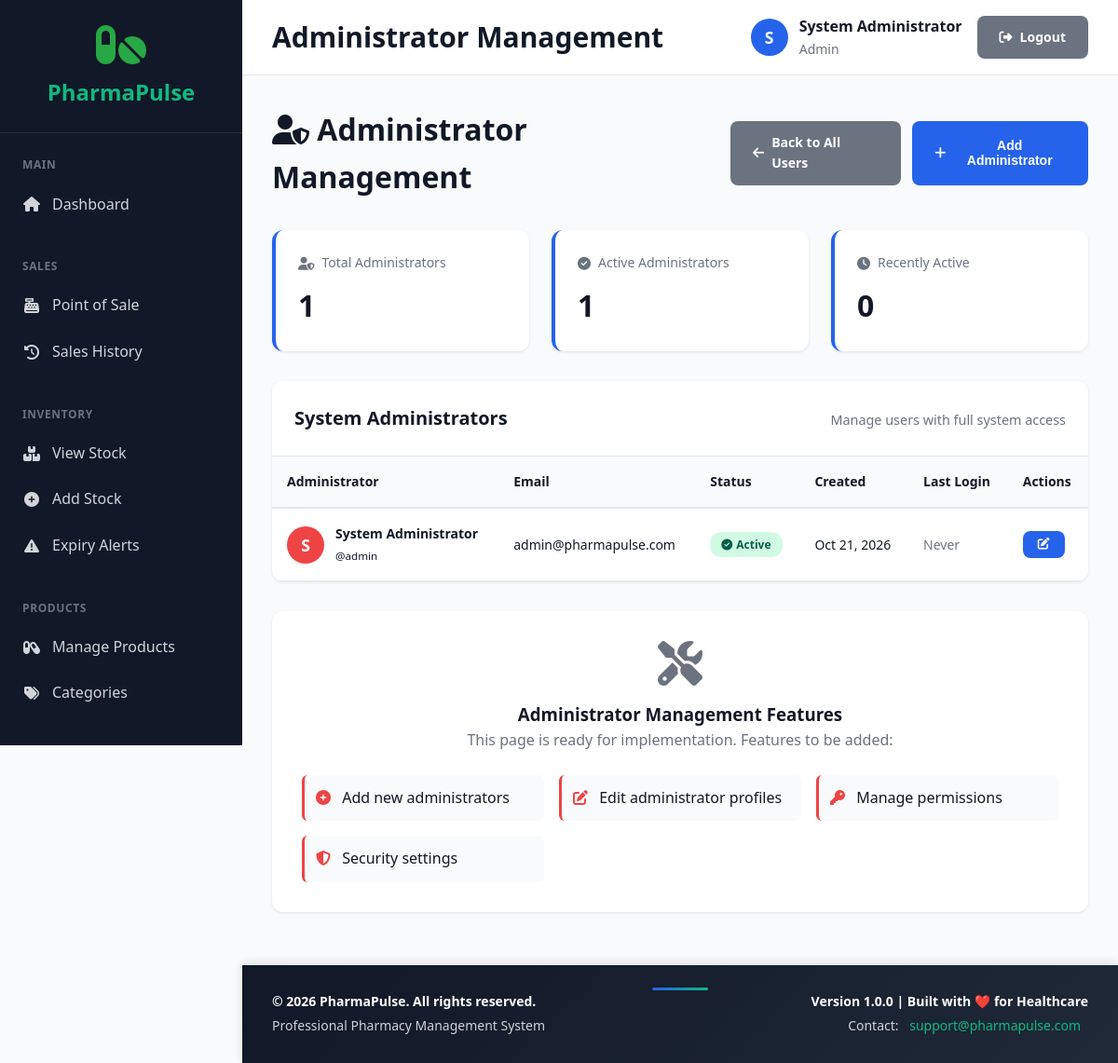
Screenshot of /modules/users/admins.php (signed in) with the database file from the repository.
### tables this page shows
CREATE TABLE IF NOT EXISTS users (
    user_id INT AUTO_INCREMENT PRIMARY KEY,
    username VARCHAR(50) NOT NULL UNIQUE,
    password_hash VARCHAR(255) NOT NULL,
    full_name VARCHAR(100) NOT NULL,
    email VARCHAR(100) NOT NULL UNIQUE,
    phone VARCHAR(20),
    role ENUM('admin', 'pharmacist', 'cashier', 'manager') DEFAULT 'cashier',
    is_active BOOLEAN DEFAULT TRUE,
    created_at TIMESTAMP DEFAULT CURRENT_TIMESTAMP,
    last_login TIMESTAMP NULL,
    created_by INT NULL,
    INDEX idx_username (username),
    INDEX idx_role (role),
    FOREIGN KEY (created_by) REFERENCES users(user_id) ON DELETE SET NULL
);

### includes/security.php (called while the page is built, shortened)
<?php
function clean($data) {
    return htmlspecialchars($data, ENT_QUOTES, 'UTF-8');
}

### modules/users/admins.php (the view, shortened to what this page needs)
<?php
$pdo = require __DIR__ . '/../../config/database.php';
require_once __DIR__ . '/../../templates/header.php';
$admins = $pdo->query("
    SELECT user_id, username, full_name, email, is_active, created_at, last_login
    FROM users
    WHERE role = 'admin'
    ORDER BY full_name
")->fetchAll();
?>
<div class="page-header">
    <h1><i class="fas fa-user-shield"></i> Administrator Management</h1>
    <div class="page-actions">
        <a href="manage.php" class="btn btn-secondary">
            <i class="fas fa-arrow-left"></i> Back to All Users
        </a>
        <button class="btn btn-primary" onclick="addAdmin()">
            <i class="fas fa-plus"></i> Add Administrator
        </button>
    </div>
</div>
<div class="stats-grid" style="margin-bottom: 2rem;">
    <div class="stat-card">
        <div class="stat-label"><i class="fas fa-user-shield"></i> Total Administrators</div>
        <div class="stat-value"><?php echo count($admins); ?></div>
    </div>
    <div class="stat-card">
        <div class="stat-label"><i class="fas fa-check-circle"></i> Active Administrators</div>
        <div class="stat-value"><?php echo count(array_filter($admins, fn($a) => $a['is_active'])); ?></div>
    </div>
    <div class="stat-card">
        <div class="stat-label"><i class="fas fa-clock"></i> Recently Active</div>
        <div class="stat-value"><?php echo count(array_filter($admins, fn($a) => $a['last_login'] && strtotime($a['last_login']) > strtotime('-7 days'))); ?></div>
    </div>
</div>
<div class="card">
    <div class="card-header">
        <h2 class="card-title">System Administrators</h2>
        <p class="card-subtitle">Manage users with full system access</p>
    </div>
    <div class="table-container">
        <table class="data-table">
            <thead>
                <tr>
                    <th>Administrator</th>
                    <th>Email</th>
                    <th>Status</th>
                    <th>Created</th>
                    <th>Last Login</th>
                    <th>Actions</th>
                </tr>
            </thead>
            <tbody>
                <?php if (empty($admins)): ?>
                <tr>
                    <td colspan="6" style="text-align: center; padding: 2rem;">
                        <i class="fas fa-user-shield" style="font-size: 3rem; color: var(--text-secondary); margin-bottom: 1rem; display: block;"></i>
                        No administrators found
                    </td>
                </tr>
                <?php else: ?>
                    <?php foreach ($admins as $admin): ?>
                    <tr>
                        <td>
                            <div class="user-info">
                                <div class="user-avatar admin-avatar">
                                    <?php echo strtoupper(substr($admin['full_name'], 0, 1)); ?>
                                </div>
                                <div>
                                    <strong><?php echo clean($admin['full_name']); ?></strong><br>
                                    <small>@<?php echo clean($admin['username']); ?></small>
                                </div>
                            </div>
                        </td>
                        <td><?php echo clean($admin['email']); ?></td>
                        <td>
                            <span class="badge <?php echo $admin['is_active'] ? 'badge-success' : 'badge-danger'; ?>">
                                <i class="fas fa-<?php echo $admin['is_active'] ? 'check-circle' : 'times-circle'; ?>"></i>
                                <?php echo $admin['is_active'] ? 'Active' : 'Inactive'; ?>
                            </span>
                        </td>
                        <td><?php echo date('M d, Y', strtotime($admin['created_at'])); ?></td>
                        <td>
                            <?php if ($admin['last_login']): ?>
                                <?php echo date('M d, Y H:i', strtotime($admin['last_login'])); ?>
                            <?php else: ?>
                                <span class="text-muted">Never</span>
                            <?php endif; ?>
                        </td>
                        <td>
                            <div class="action-buttons">
                                <button class="btn btn-sm btn-primary" onclick="editAdmin(<?php echo $admin['user_id']; ?>)" title="Edit Administrator">
                                    <i class="fas fa-edit"></i>
                                </button>
                            </div>
                        </td>
                    </tr>
                    <?php endforeach; ?>
                <?php endif; ?>
            </tbody>
        </table>
    </div>
</div>
<div class="card" style="margin-top: 2rem;">
    <div class="card-body" style="text-align: center; padding: 2rem;">
        <i class="fas fa-tools" style="font-size: 3rem; color: var(--text-secondary); margin-bottom: 1rem;"></i>
        <h3>Administrator Management Features</h3>
        <p style="color: var(--text-secondary); margin-bottom: 1.5rem;">
            This page is ready for implementation. Features to be added:
        </p>
        <div style="display: grid; grid-template-columns: repeat(auto-fit, minmax(250px, 1fr)); gap: 1rem; text-align: left;">
            <div class="feature-item">
                <i class="fas fa-plus-circle"></i> Add new administrators
            </div>
            <div class="feature-item">
                <i class="fas fa-edit"></i> Edit administrator profiles
            </div>
            <div class="feature-item">
                <i class="fas fa-key"></i> Manage permissions
            </div>
            <div class="feature-item">
                <i class="fas fa-shield-alt"></i> Security settings
            </div>
        </div>
    </div>
</div>
<?php require_once __DIR__ . '/../../templates/footer.php'; ?>

### assets/css/main.css (style rules this page uses)
:root { --primary-color: #2563eb; --primary-dark: #1e40af; --secondary-color: #10b981; --danger-color: #ef4444; --warning-color: #f59e0b; --success-color: #10b981; --dark-bg: #1f2937; --sidebar-bg: #111827; --content-bg: #f9fafb; --card-bg: #ffffff; --text-primary: #111827; --text-secondary: #6b7280; --border-color: #e5e7eb; --shadow: 0 1px 3px 0 rgba(0, 0, 0, 0.1); --shadow-lg: 0 10px 15px -3px rgba(0, 0, 0, 0.1); }
* { margin: 0; padding: 0; box-sizing: border-box; }
body { font-family: 'Segoe UI', Tahoma, Geneva, Verdana, sans-serif; background: var(--content-bg); color: var(--text-primary); line-height: 1.6; }
.user-info { display: flex; align-items: center; gap: 0.75rem; }
.user-avatar { width: 40px; height: 40px; border-radius: 50%; background: var(--primary-color); color: white; display: flex; align-items: center; justify-content: center; font-weight: 600; }
.card { background: var(--card-bg); border-radius: 12px; box-shadow: var(--shadow); overflow: hidden; margin-bottom: 1.5rem; }
.card-header { padding: 1.5rem; border-bottom: 1px solid var(--border-color); display: flex; justify-content: space-between; align-items: center; }
.card-title { font-size: 1.25rem; font-weight: 600; color: var(--text-primary); margin: 0; }
.card-subtitle { color: var(--text-secondary); font-size: 0.9rem; margin-top: 0.25rem; }
.card-body { padding: 1.5rem; }
.stats-grid { display: grid; grid-template-columns: repeat(auto-fit, minmax(250px, 1fr)); gap: 1.5rem; margin-bottom: 2rem; }
.stat-card { background: var(--card-bg); padding: 1.5rem; border-radius: 12px; box-shadow: var(--shadow); border-left: 4px solid var(--primary-color); transition: transform 0.2s; }
.stat-label { display: flex; align-items: center; gap: 0.5rem; font-size: 0.875rem; color: var(--text-secondary); margin-bottom: 0.5rem; }
.stat-value { font-size: 2rem; font-weight: 700; color: var(--text-primary); }
.btn { display: inline-flex; align-items: center; gap: 0.5rem; padding: 0.75rem 1.5rem; border: none; border-radius: 8px; font-weight: 600; text-decoration: none; cursor: pointer; transition: all 0.2s; font-size: 0.875rem; }
.btn-primary { background: var(--primary-color); color: white; }
.btn-secondary { background: var(--text-secondary); color: white; }
.btn-sm { padding: 0.5rem 1rem; font-size: 0.8rem; }
.table-container { overflow-x: auto; }
.data-table { width: 100%; border-collapse: collapse; font-size: 0.875rem; }
.data-table th { background: var(--content-bg); padding: 1rem; text-align: left; font-weight: 600; color: var(--text-primary); border-bottom: 2px solid var(--border-color); }
.data-table td { padding: 1rem; border-bottom: 1px solid var(--border-color); }
.badge { display: inline-flex; align-items: center; gap: 0.25rem; padding: 0.25rem 0.75rem; border-radius: 12px; font-size: 0.75rem; font-weight: 600; }
.badge-success { background: #d1fae5; color: #065f46; }
.page-header { display: flex; justify-content: space-between; align-items: center; margin-bottom: 2rem; }
.page-header h1 { font-size: 2rem; font-weight: 700; color: var(--text-primary); }
.page-actions { display: flex; gap: 0.75rem; }
.text-muted { color: var(--text-secondary); }

### modules/users/admins.php (style rules this page uses)
.user-info { display: flex; align-items: center; gap: 0.75rem; }
.user-avatar { width: 40px; height: 40px; border-radius: 50%; color: white; display: flex; align-items: center; justify-content: center; font-weight: bold; font-size: 1.1rem; }
.admin-avatar { background: var(--danger-color); }
.action-buttons { display: flex; gap: 0.25rem; }
.feature-item { padding: 0.75rem; background: var(--content-bg); border-radius: 6px; border-left: 3px solid var(--danger-color); }
.feature-item i { color: var(--danger-color); margin-right: 0.5rem; }

### rows the page displays
users: is_active "1", full_name "S", full_name "System Administrator", username "admin", email "admin@pharmapulse.com", shows "Active", created_at "Oct 21, 2026", shows "Never"

### other values shown
$page_title "Administrator Management"
substr($current_user['full_name'], 0, 1) "S"
$current_user['full_name'] "System Administrator"
$current_user['role'] "Admin"
count($admins) "1"
